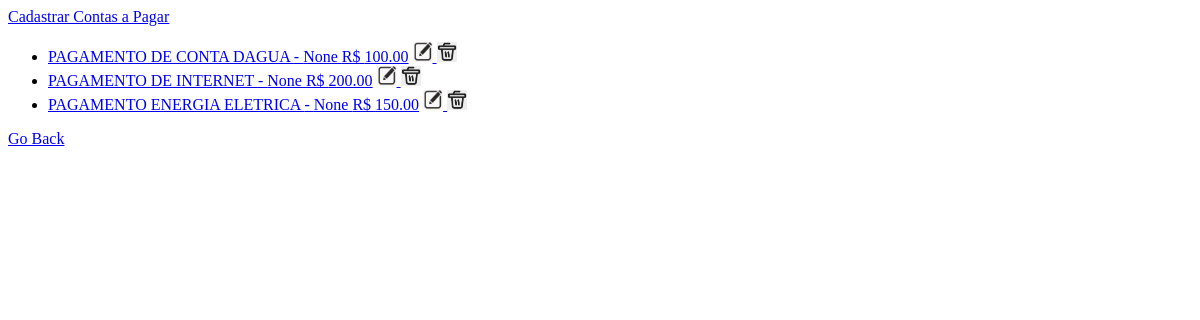
Before: /finan/listar_pagar/ with the older database file.
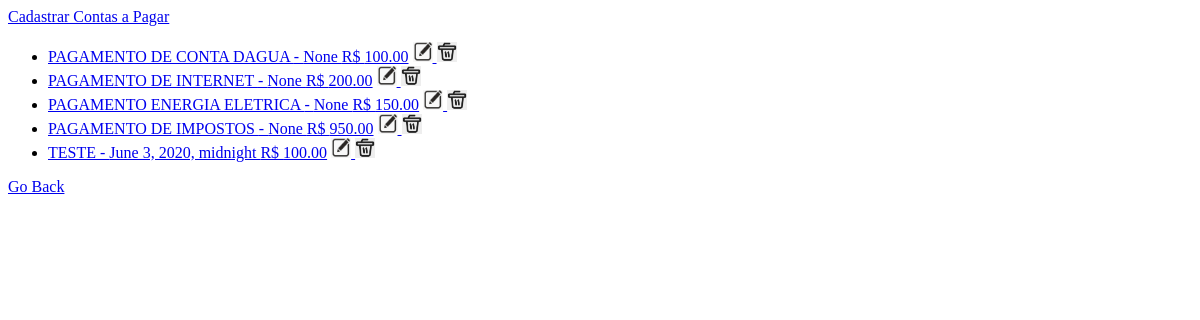
After: the same page with the newer database file.
### finan/models/pagar.py (models this page shows)
class Pagar(models.Model):
    descricao = models.CharField(max_length=200)
    valor = models.DecimalField(null=True, blank=True, default=None, max_digits=5, decimal_places=2)
    data_venc = models.DateTimeField(null=True)
    data_pgto = models.DateTimeField(null=True)
    situacao = models.CharField(max_length=10)
    classifica = models.ForeignKey("Classifica_Pagar", blank=True, null=True, on_delete=models.CASCADE)
    forma = models.ForeignKey("Forma_Pagar", blank=True, null=True, on_delete=models.CASCADE)
    objects = PagarDAO()

### finan/views.py (the view)
# urls.py: path('listar_pagar/', views.listar_pagar, name="listar_pagar"),
def listar_pagar(request):
    result = Pagar.objects.all()
    template = loader.get_template('listar_pagar.html')
    context = {
        'lista' : result,
    }
    return HttpResponse(template.render(context, request))

### finan/templates/listar_pagar.html
{% load static %}
<a href="/finan/cadastro_pagar">Cadastrar Contas a Pagar</a><br />
{% if lista %}
	<ul>
	{% for pagar in lista %}
		<li>
            <a href="{% url 'detalhar_pagar' pagar.id %}">{{pagar.descricao}} - {{pagar.data_venc}} R$ {{pagar.valor}}</a>
            <a href="{% url 'editar_pagar' pagar.id %}">
				<img src="{% static 'editar.png' %}" width="20" height="20">
			</a>
			<a href="{% url 'excluir_pagar' pagar.id %}">
				<img src="{% static 'excluir.png' %}" width="20" height="20">
			</a>
		</li>
	{% endfor %}
	</ul>
{% else %}
	<p>Não há Contas a Pagar cadastrada</p>
{% endif %}
<a href="javascript:history.back()">Go Back</a>

Changed rows visible on the page:
added Pagar: descricao "PAGAMENTO DE IMPOSTOS", data_venc "None", valor "950.00"
added Pagar: descricao "TESTE", data_venc "June 3, 2020, midnight", valor "100.00"
